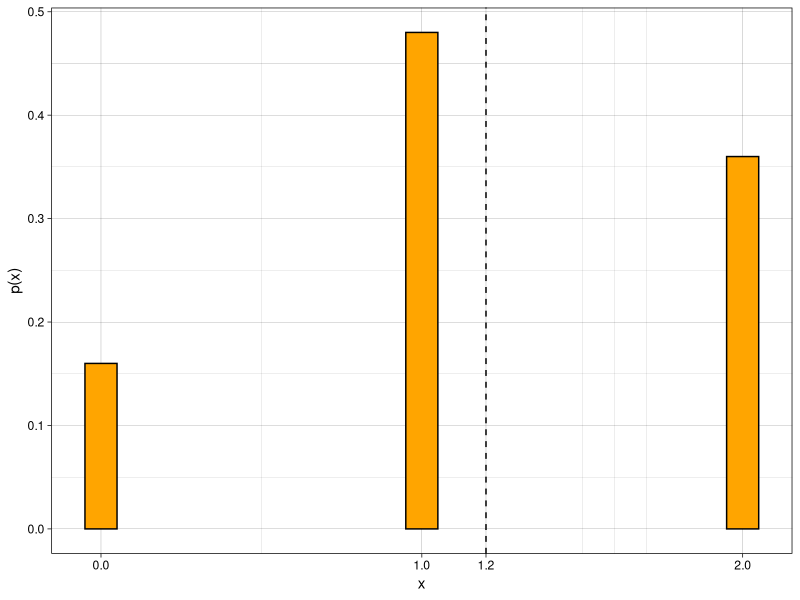
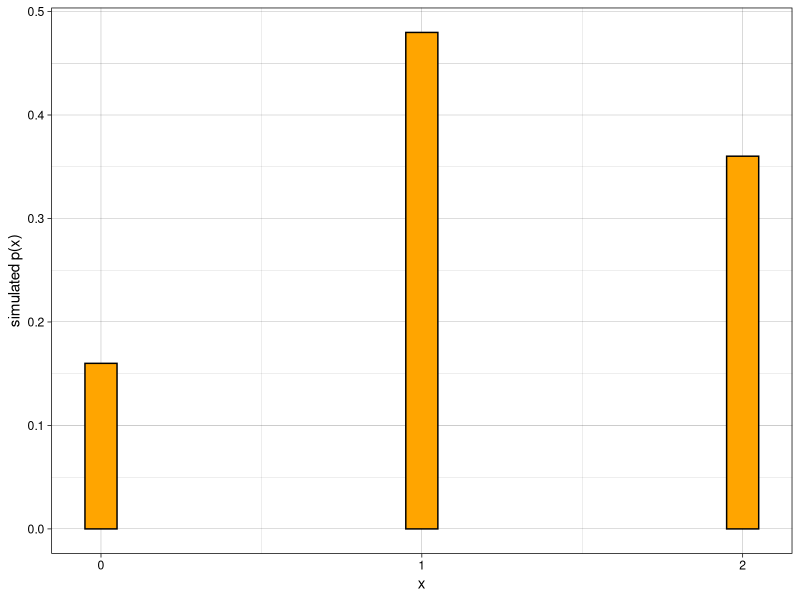

The R source for these figures, in order:
## ---- chunk 1
knitr::opts_chunk$set(
  message = FALSE,
  warning = FALSE,
  comment = NA
)
## ---- chunk 2
library(tidyverse)
library(kableExtra)
## ---- chunk 3
pmf <- tibble(
  x = 0:2,
  probability = c(0.16, 0.48, 0.36)
)
## ---- chunk 4
tibble(
  x = 0:2,
  prob = c(0.16, 0.48, 0.36),
  prod = x * prob
) %>%
  rbind(tibble(
    x = "sum",
    prob = "",
    prod = 1.2
  )) %>%
  kable(
    col.names = c("x", "p(x)", "x • p(x)"),
    align = "ccc"
  ) %>%
  kable_styling(
    full_width = FALSE,
    position = "left",
    font_size = 14
  )
## ---- chunk 5
pmfplot <- ggplot(pmf, aes(x = x, y = probability)) +
  geom_col(
    width = 0.1,
    color = "black",
    fill = "orange"
  ) +
  geom_vline(
    xintercept = 1.2,
    linetype = "dashed"
  ) +
  scale_x_continuous(breaks = c(0:2, 1.2)) +
  labs(
    x = "x",
    y = "p(x)"
  ) +
  theme_linedraw()
## ---- chunk 6
pmfplot
## ---- chunk 7
random_sample <- sample_n(
  pmf,
  size = 10^6,
  replace = TRUE,
  weight = probability
)
## ---- chunk 8
random_sample %>% 
  count(x) %>% 
  mutate(rel_freq = prop.table(n)) %>% 
  kable() %>%
  kable_styling(
    full_width = FALSE,
    position = "left",
    font_size = 14
  )
## ---- chunk 9
ggplot(random_sample, aes(x = x)) +
  geom_bar(
    aes(y = (..count..) / sum(..count..)), # scale to relative frequencies
    width = 0.1,
    color = "black",
    fill = "orange"
  ) +
  scale_x_continuous(breaks = 0:2) +
  labs(
    x = "x",
    y = "simulated p(x)"
  ) +
  theme_linedraw()
## ---- chunk 10
random_sample %>% 
  summarize(xbar = mean(x)) %>% 
  kable() %>%
  kable_styling(
    full_width = FALSE,
    position = "left",
    font_size = 14
  )
## ---- chunk 11
tibble(
  x = 0:2,
  prob = c(0.16, 0.48, 0.36),
  x_sq = x^2,
  prod = x_sq * prob
) %>%
  rbind(tibble(
    x = "sum",
    prob = "",
    x_sq = "",
    prod = 1.92
  )) %>%
  kable(
    col.names = c("x", "p(x)", "x^2", "x^2 • p(x)"),
    align = "cccc"
  ) %>%
  kable_styling(
    full_width = FALSE,
    position = "left",
    font_size = 14
  )
## ---- chunk 12
tibble(
  x = 0:2,
  prob = c(0.16, 0.48, 0.36),
  diff = (x - 1.2)^2,
  prod = diff^2 * prob
) %>%
  rbind(tibble(
    x = "sum",
    prob = "",
    diff = "",
    prod = 0.48
  )) %>%
  kable(
    col.names = c("x", "p(x)", "(x - mu)^2", "(x - mu)^2 • p(x)"),
    align = "cccc"
  ) %>%
  kable_styling(
    full_width = FALSE,
    position = "left",
    font_size = 14
  )
## ---- chunk 13
sessionInfo()
